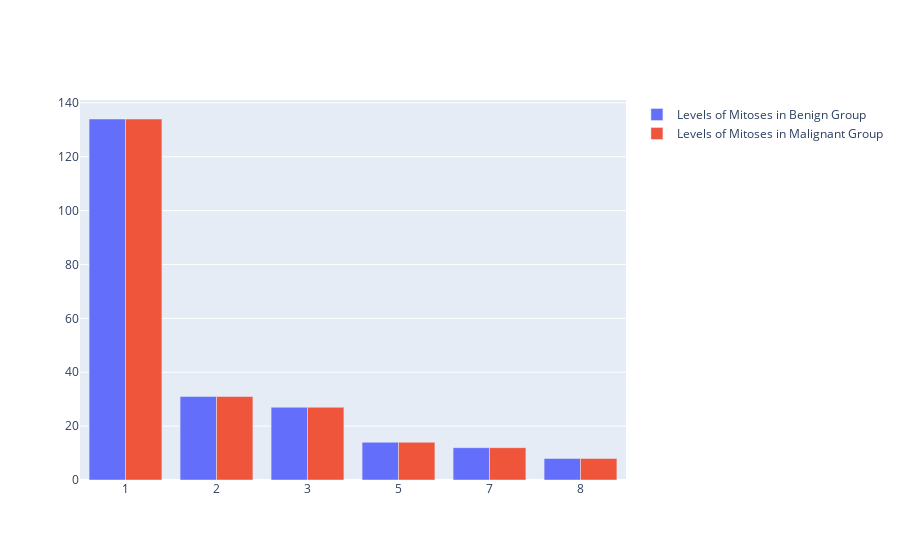

The notebook cell saved with this chart:
### Code cell
fig=go.Figure(data=[ 
    go.Bar(name='Levels of Mitoses in Benign Group',x=Mith_10_beg['Mitoses'].astype(str),y=Mith_10_mal['Count']), 
    go.Bar(name='Levels of Mitoses in Malignant Group',x=Mith_10_beg['Mitoses'].astype(str),y=Mith_10_mal['Count'])]) 
fig.update_layout(barmode='group') 
fig.show()

### Figure 1 — Plotly figure (JSON) as saved in the notebook; plotly's stock layout.template omitted (floating-point values rounded to 4 significant figures)
{"data": [{"name": "Levels of Mitoses in Benign Group", "type": "bar", "x": ["1", "2", "3", "5", "7", "8"], "y": [134, 31, 27, 14, 12, 8, 7, 5, 3]}, {"name": "Levels of Mitoses in Malignant Group", "type": "bar", "x": ["1", "2", "3", "5", "7", "8"], "y": [134, 31, 27, 14, 12, 8, 7, 5, 3]}], "layout": {"autosize": true, "barmode": "group", "xaxis": {"autorange": true, "range": [-0.5, 5.5], "type": "category"}, "yaxis": {"autorange": true, "range": [0, 141.1], "type": "linear"}}}
